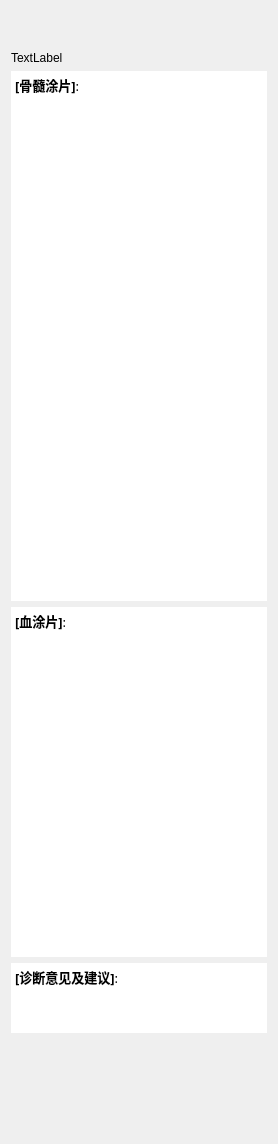
         <widget class="QWidget" name="widget_4" native="true">
          <property name="sizePolicy">
           <sizepolicy hsizetype="Preferred" vsizetype="Preferred">
            <horstretch>0</horstretch>
            <verstretch>0</verstretch>
           </sizepolicy>
          </property>
          <property name="minimumSize">
           <size>
            <width>0</width>
            <height>0</height>
           </size>
          </property>
          <property name="toolTip">
           <string>&lt;html&gt;&lt;head/&gt;&lt;body&gt;&lt;p&gt;&lt;br/&gt;&lt;/p&gt;&lt;/body&gt;&lt;/html&gt;</string>
          </property>
          <layout class="QVBoxLayout" name="verticalLayout_8">
           <item>
            <layout class="QVBoxLayout" name="verticalLayout_3">
             <property name="spacing">
              <number>6</number>
             </property>
             <item>
              <spacer name="verticalSpacer">
               <property name="orientation">
                <enum>Qt::Vertical</enum>
               </property>
               <property name="sizeType">
                <enum>QSizePolicy::Fixed</enum>
               </property>
               <property name="sizeHint" stdset="0">
                <size>
                 <width>20</width>
                 <height>40</height>
                </size>
               </property>
              </spacer>
             </item>
             <item>
              <widget class="QLabel" name="picture">
               <property name="sizePolicy">
                <sizepolicy hsizetype="Expanding" vsizetype="Expanding">
                 <horstretch>0</horstretch>
                 <verstretch>0</verstretch>
                </sizepolicy>
               </property>
               <property name="text">
                <string>TextLabel</string>
               </property>
              </widget>
             </item>
             <item>
              <widget class="QTextEdit" name="textEdit_2">
               <property name="sizePolicy">
                <sizepolicy hsizetype="Expanding" vsizetype="Fixed">
                 <horstretch>0</horstretch>
                 <verstretch>100</verstretch>
                </sizepolicy>
               </property>
               <property name="minimumSize">
                <size>
                 <width>0</width>
                 <height>530</height>
                </size>
               </property>
               <property name="maximumSize">
                <size>
                 <width>650</width>
                 <height>530</height>
                </size>
               </property>
               <property name="font">
                <font>
                 <family>AcadEref</family>
                 <pointsize>16</pointsize>
                 <stylestrategy>PreferDefault</stylestrategy>
                </font>
               </property>
               <property name="frameShape">
                <enum>QFrame::NoFrame</enum>
               </property>
               <property name="lineWidth">
                <number>1</number>
               </property>
               <property name="midLineWidth">
                <number>0</number>
               </property>
               <property name="readOnly">
                <bool>false</bool>
               </property>
               <property name="html">
                <string>&lt;!DOCTYPE HTML PUBLIC &quot;-//W3C//DTD HTML 4.0//EN&quot; &quot;http://www.w3.org/TR/REC-html40/strict.dtd&quot;&gt;
&lt;html&gt;&lt;head&gt;&lt;meta name=&quot;qrichtext&quot; content=&quot;1&quot; /&gt;&lt;style type=&quot;text/css&quot;&gt;
p, li { white-space: pre-wrap; }
&lt;/style&gt;&lt;/head&gt;&lt;body style=&quot; font-family:'AcadEref'; font-size:16pt; font-weight:400; font-style:normal;&quot;&gt;
&lt;p style=&quot; margin-top:0px; margin-bottom:0px; margin-left:0px; margin-right:0px; -qt-block-indent:0; text-indent:0px;&quot;&gt;&lt;span style=&quot; font-family:'SimSun'; font-size:10pt; font-weight:600;&quot;&gt;[骨髓涂片]&lt;/span&gt;&lt;span style=&quot; font-family:'SimSun'; font-size:10pt;&quot;&gt;:&lt;/span&gt;&lt;/p&gt;&lt;/body&gt;&lt;/html&gt;</string>
               </property>
              </widget>
             </item>
             <item>
              <widget class="QTextEdit" name="textEdit">
               <property name="sizePolicy">
                <sizepolicy hsizetype="Expanding" vsizetype="Fixed">
                 <horstretch>0</horstretch>
                 <verstretch>0</verstretch>
                </sizepolicy>
               </property>
               <property name="minimumSize">
                <size>
                 <width>0</width>
                 <height>350</height>
                </size>
               </property>
               <property name="maximumSize">
                <size>
                 <width>650</width>
                 <height>350</height>
                </size>
               </property>
               <property name="font">
                <font>
                 <family>AcadEref</family>
                 <pointsize>11</pointsize>
                </font>
               </property>
               <property name="frameShape">
                <enum>QFrame::NoFrame</enum>
               </property>
               <property name="lineWrapColumnOrWidth">
                <number>20</number>
               </property>
               <property name="readOnly">
                <bool>false</bool>
               </property>
               <property name="html">
                <string>&lt;!DOCTYPE HTML PUBLIC &quot;-//W3C//DTD HTML 4.0//EN&quot; &quot;http://www.w3.org/TR/REC-html40/strict.dtd&quot;&gt;
&lt;html&gt;&lt;head&gt;&lt;meta name=&quot;qrichtext&quot; content=&quot;1&quot; /&gt;&lt;style type=&quot;text/css&quot;&gt;
p, li { white-space: pre-wrap; }
&lt;/style&gt;&lt;/head&gt;&lt;body style=&quot; font-family:'AcadEref'; font-size:11pt; font-weight:400; font-style:normal;&quot;&gt;
&lt;p style=&quot; margin-top:0px; margin-bottom:0px; margin-left:0px; margin-right:0px; -qt-block-indent:0; text-indent:0px;&quot;&gt;&lt;span style=&quot; font-family:'SimSun'; font-size:10pt; font-weight:600;&quot;&gt;[血涂片]&lt;/span&gt;&lt;span style=&quot; font-family:'SimSun'; font-size:10pt;&quot;&gt;:&lt;/span&gt;&lt;/p&gt;&lt;/body&gt;&lt;/html&gt;</string>
               </property>
              </widget>
             </item>
             <item>
              <widget class="QTextEdit" name="textEdit_4">
               <property name="sizePolicy">
                <sizepolicy hsizetype="Expanding" vsizetype="Fixed">
                 <horstretch>0</horstretch>
                 <verstretch>0</verstretch>
                </sizepolicy>
               </property>
               <property name="minimumSize">
                <size>
                 <width>0</width>
                 <height>70</height>
                </size>
               </property>
               <property name="maximumSize">
                <size>
                 <width>750</width>
                 <height>70</height>
                </size>
               </property>
               <property name="font">
                <font>
                 <family>AcadEref</family>
                 <pointsize>12</pointsize>
                </font>
               </property>
               <property name="frameShape">
                <enum>QFrame::NoFrame</enum>
               </property>
               <property name="html">
                <string>&lt;!DOCTYPE HTML PUBLIC &quot;-//W3C//DTD HTML 4.0//EN&quot; &quot;http://www.w3.org/TR/REC-html40/strict.dtd&quot;&gt;
&lt;html&gt;&lt;head&gt;&lt;meta name=&quot;qrichtext&quot; content=&quot;1&quot; /&gt;&lt;style type=&quot;text/css&quot;&gt;
p, li { white-space: pre-wrap; }
&lt;/style&gt;&lt;/head&gt;&lt;body style=&quot; font-family:'AcadEref'; font-size:12pt; font-weight:400; font-style:normal;&quot;&gt;
&lt;p style=&quot; margin-top:0px; margin-bottom:0px; margin-left:0px; margin-right:0px; -qt-block-indent:0; text-indent:0px;&quot;&gt;&lt;span style=&quot; font-family:'SimSun'; font-size:10pt; font-weight:600;&quot;&gt;[诊断意见及建议]&lt;/span&gt;&lt;span style=&quot; font-family:'SimSun'; font-size:10pt;&quot;&gt;:&lt;/span&gt;&lt;/p&gt;&lt;/body&gt;&lt;/html&gt;</string>
               </property>
              </widget>
             </item>
             <item>
              <spacer name="verticalSpacer_2">
               <property name="orientation">
                <enum>Qt::Vertical</enum>
               </property>
               <property name="sizeType">
                <enum>QSizePolicy::Minimum</enum>
               </property>
               <property name="sizeHint" stdset="0">
                <size>
                 <width>20</width>
                 <height>100</height>
                </size>
               </property>
              </spacer>
             </item>
            </layout>
           </item>
          </layout>
         </widget>
